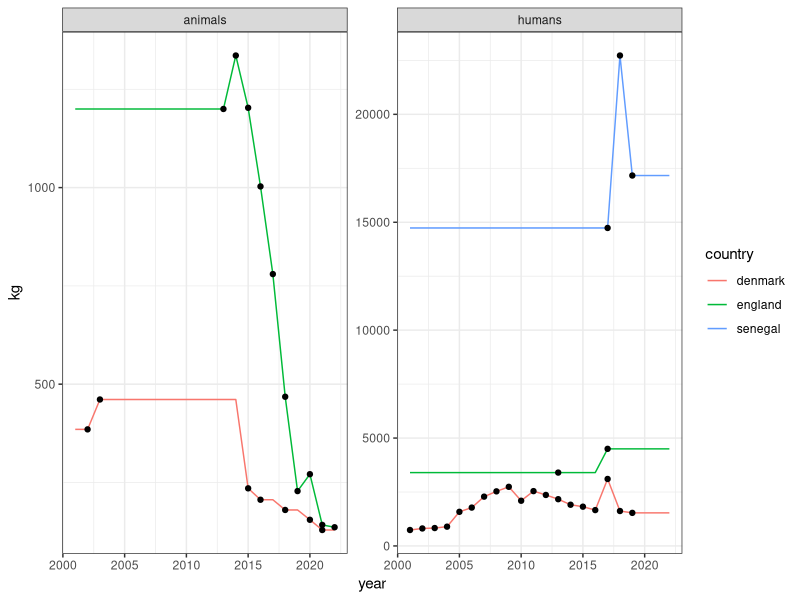
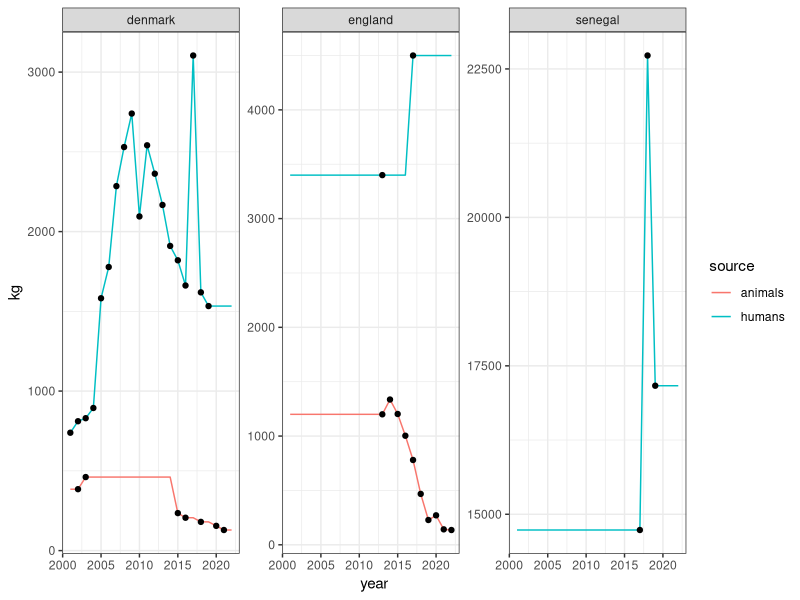
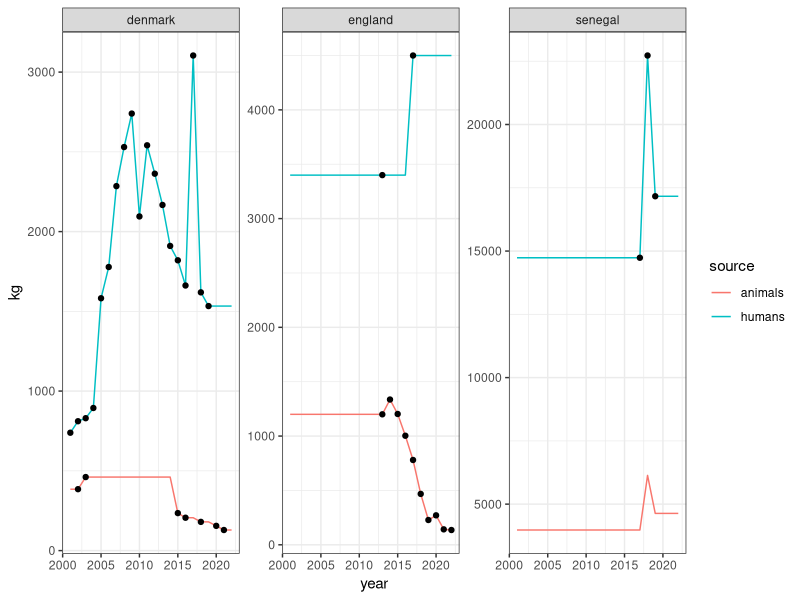
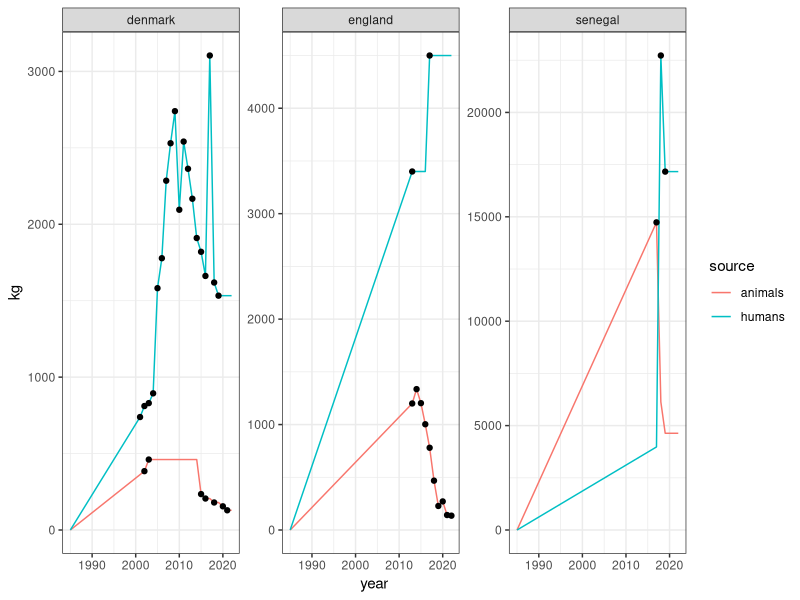
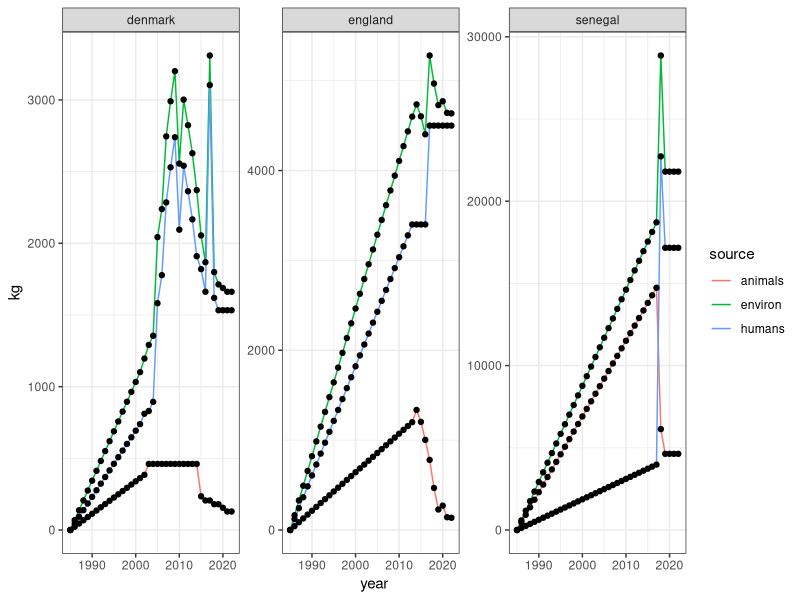
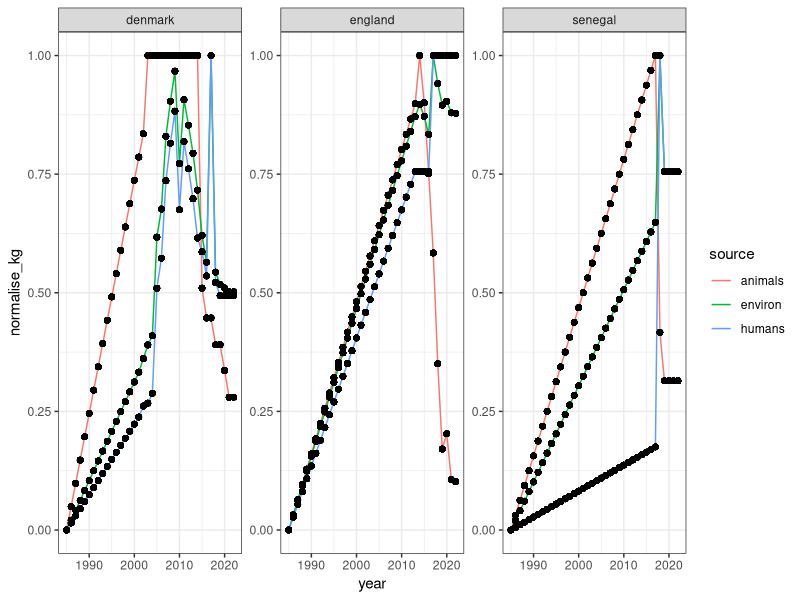

R code for these plots, in order:
#### Usage data
# Have to extend to all timepoints and fill in the gaps in the data 

library(tidyverse)
theme_set(theme_bw(base_size = 11))
# take data from the literature and get a timeseries for use in ODE solve

usage <- read.csv("data/usage.csv")

# Extend to give data for all years (1900 - 2050)

#usage_full <- 

u <- usage %>% select(country, year, source, kg) %>% 
  complete(country, source, year) %>% 
  ungroup() %>% 
  dplyr::group_by(country, source) %>%
  fill(kg, .direction = "downup") %>%
  dplyr::ungroup()

ggplot(u, aes(x=year, y = kg, group = interaction(country,source))) + 
  geom_line(aes(col = country)) + 
  facet_wrap(~source, scales = "free") + 
  geom_point(data = usage)

ggplot(u, aes(x=year, y = kg, group = interaction(country,source))) + 
  geom_line(aes(col = source)) + 
  facet_wrap(~country, scales = "free") + 
  geom_point(data = usage)

# What is the ratio of human to animal use? 
ratio <- usage %>% select(country, year, source, kg) %>% 
  group_by(country) %>% pivot_wider(names_from = source, values_from = kg) %>%
  mutate(ratio = animals / humans) %>%
  summarise(mean(ratio, na.rm = TRUE))
# 0.279 / 0.263 for denmark and england

senegal_animal_approx <- u %>% filter(country == "senegal", source == "humans") %>%
  mutate(kg = kg * 0.27) 
senegal_animal_approx$source <- "animals"

# Add to other data 
w <- intersect(which(u$source == "animals"), which(u$country == "senegal"))
u <- rbind(u[-w,], senegal_animal_approx)

ggplot(u, aes(x=year, y = kg, group = interaction(country,source))) + 
  geom_line(aes(col = source)) + 
  facet_wrap(~country, scales = "free") + 
  geom_point(data = usage)

## when were they introduced into each country? for animals and humans?
date_intro <- c(1985, 1985, 1985) 
# min date from data: not by source (use complete later)
minn <- usage %>% filter(kg >0) %>% group_by(country, source) %>% summarise(min = min(year)) 
minn <- rbind(minn, minn[5,])
minn[6,2] <- "animals" # in same year as humans
minn$date_intro <- c(date_intro, date_intro)
minn$min_kg = c(as.numeric(usage %>% filter(country == "denmark", source == "animals", year == minn$min[1]) %>% select("kg")),
                as.numeric(usage %>% filter(country == "denmark", source == "humans",year == minn$min[2]) %>% select("kg")),
                as.numeric(usage %>% filter(country == "england", source == "animals",year == minn$min[3]) %>% select("kg")),
                as.numeric(usage %>% filter(country == "england", source == "humans",year == minn$min[4]) %>% select("kg")),
                as.numeric(usage %>% filter(country == "senegal", source == "humans",year == minn$min[5]) %>% select("kg")*0.27), # use animal approximation
                as.numeric(usage %>% filter(country == "senegal", source == "humans",year == minn$min[6]) %>% select("kg")))
# y = mx + c = grad = m = (y - c)/x
minn$grad = (minn$min_kg-0)/(minn$min - minn$date_intro)

# Fill in 
minn <- minn %>% ungroup()
fill_big <- c()
for(i in c("denmark","senegal","england")){
  for(j in c("animals","humans")){
    
    fill <- c()
    # intro date
    id <- as.numeric(minn %>% filter(country == i, source == j) %>% select(date_intro))
    first_data <- as.numeric(minn %>% filter(country == i, source == j) %>% select(min))
    fill$year = seq(id,first_data,1)
    fill$grad <- as.numeric(minn %>% filter(country == i, source == j) %>% select(grad))
    fill$kg <- fill$grad * (fill$year-as.numeric(minn %>% filter(country == i, source == j) %>% select(date_intro))) + 0
    fill <- as.data.frame(fill)
    fill$country <- i
    fill$source <- j
    
    # Remove completed values in u to stop this repeating (this is a better subtle fit instead of constant backwards)
    w <- intersect(intersect(which(u$country  == i), which(u$source == j)),which(u$year <= first_data))
    u[w,"kg"] <- -10 # filter out at end
    
    # Save 
    if(is.null(dim(fill_big))){fill_big <- fill}else{fill_big <- rbind(fill_big, fill)}
  }
}

u_full <- rbind(u %>% filter(kg > -0.001),fill_big[,c(colnames(u))])

ggplot(u_full, aes(x=year, y = kg, group = interaction(country,source))) + 
  geom_line(aes(col = source)) + 
  facet_wrap(~country, scales = "free") + 
  geom_point(data = usage)

### Environment? 
u_full <- u_full %>%
  pivot_wider(names_from = source, values_from = kg) %>%
  mutate(environ = (animals + humans)) %>% # relative to sum 
  pivot_longer(cols = c("animals","humans","environ"), values_to = "kg", names_to = "source")

## Normalise: divide by max value in the country 
u_full <- u_full %>% group_by(country, source) %>% 
  mutate(max = max(kg), normalise_kg = kg / max) %>%
  ungroup() %>% 
  group_by(year) %>% 
  complete(country, source) %>% 
  ungroup() %>% 
  dplyr::group_by(country, source) %>%
  fill(normalise_kg, .direction = "downup") %>%
  dplyr::ungroup()

u_full %>% group_by(country, source) %>% summarise(n(), min_yr = min(year), max_yr = max(year)) # Check same number for all 

ggplot(u_full, aes(x=year, y = kg, group = interaction(country,source))) + 
  geom_line(aes(col = source)) + 
  facet_wrap(~country, scales = "free") + 
  geom_point(data = u_full)

# Need to weekly
u_full <- expand(u_full, year = unique(year), week = 1:52)  %>%
  left_join(u_full, by = 'year') #%>% 
# filter(year == 1990) %>%
# print(n=Inf)

intro_date <- min(u_full$year)
u_full <- u_full %>% ungroup()
u_full$norm_year <- (u_full$year - intro_date) 
u_full$time <- (u_full$norm_year * 52) + u_full$week

ggplot(u_full, aes(x=year, y = normalise_kg, group = interaction(country,source))) +
  geom_line(aes(col = source)) +
  facet_wrap(~country, scales = "free") +
  geom_point(data = u_full)

write.csv(u_full, "data/input_usage.csv") # with environment! 
